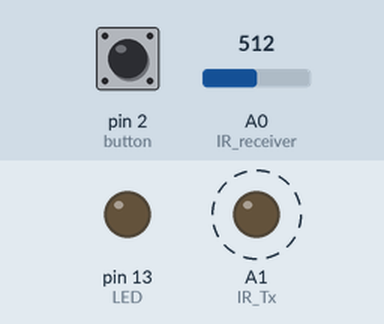
Simulated run of this sketch. Board: Arduino Uno, built with avr-gcc and run on an emulated ATmega328P. Parts: output pins drawn as LEDs (lit = HIGH). Dashed ring = blinking. The test bench sets the inputs (shaded band); at power-on: pin 2 (button) HIGH, A0 (IR_receiver) = 512. What the sketch prints to the serial monitor is not drawn.

Above: at 1.26 s.
1.3 s: pin 2 (button) pulled LOW for 0.15 s
At 2.1 s:
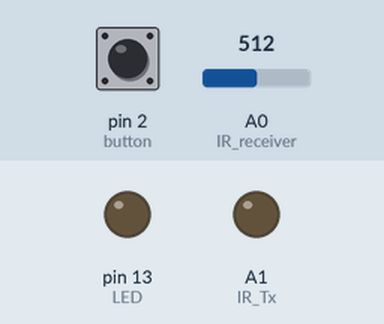
2.9 s: pin 2 (button) pulled LOW for 3.2 s
At 3.3 s:
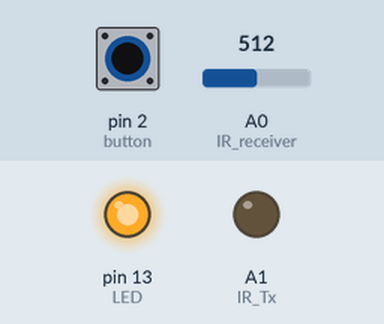
Timing chart, 0 to 8.1 s (numbered marks = the images above; inputs shaded):
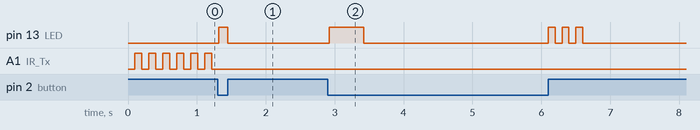

The sketch:

pickpocket_security_system.ino
```cpp
#include <EEPROM.h>
#define IR_receiver A0
#define buzzer_pin 6
#define IR_Tx A1
#define LED 13
#define mid_value 950
#define trigger_time 3 //seconds to trigger time
#define button 2
#define debug 0

bool theif = 0, reading = 0, lock = 0, trigger = 0;

int alarm_freq = 2000;
uint32_t timer, timer2, timer3, timer4;
bool led_state = 0;
byte password, button_read, pass_read;
bool decimal_point;

void setup() {
  pinMode(IR_Tx, OUTPUT);
  pinMode(LED, OUTPUT);
  pinMode(button, INPUT_PULLUP);
  Serial.begin(9600);
  password = EEPROM.read(0);
  Serial.println(password);
}

void loop() {
  (theif) ? alarm() : noTone(buzzer_pin);
  if (millis() - timer4 > trigger_time * 1000 && trigger) {
    theif = 1;
    trigger = 0;
  }
  IR_Testing();
  press_function();
}
```

IR.ino
```cpp
void IR_Testing() {
  if (millis() - timer > 100) {
    timer = millis();  //timer reset
    timer2 = millis();
    reading = 1;
    led_state = !led_state;
    digitalWrite(IR_Tx, led_state);
  }

  if (millis() - timer2 > 50 && reading) {
    reading = 0;
    int x = analogRead(IR_receiver);
    (x < mid_value) ? x = 1 : x = 0;
    if (led_state != x && lock && !theif && !trigger) {
      trigger = 1;
      timer4 = millis();
    }
    if(debug) Serial.println(String(led_state) + " " + String(x) + " " + String(theif));
  }
}
```

alarm.ino
```cpp
void alarm() {
  if (timer3 - millis() > 50) {
    timer3 = millis();
    tone(buzzer_pin, alarm_freq,0);
    alarm_freq++;
    if (alarm_freq > 3000) alarm_freq = 2000;
  }
}
```

button.ino
```cpp
byte press(byte a) {
  byte count = 0;
location:
  uint32_t t = 0;
  if (!digitalRead(a)) {
    delay(20);  //debounce
    digitalWrite(LED, 1);
    while (!digitalRead(a)) {
      delay(1);
      t++;
      if (t > 500) digitalWrite(LED, 0);
      if (theif) alarm();
    }
    digitalWrite(LED, 0);
    if (t > 500) return count + 100;
    else if (t > 0) {
      count++;
      t = 0;
      while (digitalRead(a))
        if (theif) alarm();
      goto location;
    }
  }
  return count;
}
```

led.ino
```cpp
void blink(byte a){
  for(byte i = 0; i<a; i++){
    digitalWrite(LED, 1); delay(100);
    digitalWrite(LED, 0); delay(100);
  }
}
```

press_function.ino
```cpp
void press_function() {
  button_read = press(button);
  if (button_read) {
    if (button_read == 101 && !lock) {
      blink(3);
      waiting_for_pass_input();
      password_reading();
      password = pass_read;
      EEPROM.write(0, password);
    }

    else if (button_read == 100 and !theif) {  //locking the moneybag
      blink(1);
      delay(10000);
      lock = 1;
      blink(1);
    }

    else {  //password verifying  mechanism
      password_reading();
      if (pass_read == password) {
        lock = 0;
        theif = 0;
        trigger = 0;
      }
    }
  }
}

void password_reading() {
  if (button_read >= 100) button_read -= 100;
  pass_read = button_read;
  // pass_read = button_read * 10;
  waiting_for_pass_input();
  // pass_read += button_read;
}

void waiting_for_pass_input() {
  button_read = 0;
  while (!button_read) {
    button_read = press(button);
    if (theif) alarm();
  }
  button_read -= 100;
}
```

Measured:
- after the input at 1.3 s, pin 13 (LED): LOW → HIGH at once, → LOW 0.13 s later; A1 (IR_Tx): stops changing and stays LOW
- after the input at 2.9 s, pin 13 (LED): LOW → HIGH at once, → LOW 0.51 s later, → HIGH 2.7 s later, → LOW 0.10 s later, … (8 changes in this stretch)
- by itself, A1 (IR_Tx): alternates HIGH for 0.10 s and LOW for 0.10 s
